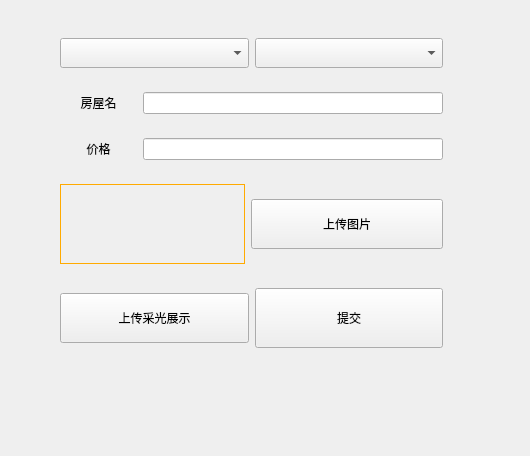
<?xml version="1.0" encoding="UTF-8"?>
<ui version="4.0">
 <class>addHouse</class>
 <widget class="QWidget" name="addHouse">
  <property name="geometry">
   <rect>
    <x>0</x>
    <y>0</y>
    <width>530</width>
    <height>456</height>
   </rect>
  </property>
  <property name="windowTitle">
   <string>上传房屋合同</string>
  </property>
  <widget class="QWidget" name="verticalLayoutWidget">
   <property name="geometry">
    <rect>
     <x>60</x>
     <y>20</y>
     <width>383</width>
     <height>351</height>
    </rect>
   </property>
   <layout class="QVBoxLayout" name="verticalLayout">
    <item>
     <layout class="QHBoxLayout" name="horizontalLayout_5">
      <item>
       <widget class="QComboBox" name="comboBox_2">
        <property name="minimumSize">
         <size>
          <width>0</width>
          <height>30</height>
         </size>
        </property>
        <property name="styleSheet">
         <string notr="true">font: 25 9pt &quot;Microsoft YaHei&quot;;</string>
        </property>
       </widget>
      </item>
      <item>
       <widget class="QComboBox" name="comboBox">
        <property name="minimumSize">
         <size>
          <width>0</width>
          <height>30</height>
         </size>
        </property>
        <property name="styleSheet">
         <string notr="true">font: 25 9pt &quot;Microsoft YaHei&quot;;</string>
        </property>
       </widget>
      </item>
     </layout>
    </item>
    <item>
     <layout class="QHBoxLayout" name="horizontalLayout_8">
      <item>
       <widget class="QLabel" name="label_3">
        <property name="styleSheet">
         <string notr="true">font: 25 9pt &quot;Microsoft YaHei&quot;;</string>
        </property>
        <property name="text">
         <string>房屋名</string>
        </property>
        <property name="alignment">
         <set>Qt::AlignCenter</set>
        </property>
       </widget>
      </item>
      <item>
       <widget class="QLineEdit" name="lineEdit_2">
        <property name="minimumSize">
         <size>
          <width>300</width>
          <height>0</height>
         </size>
        </property>
        <property name="maximumSize">
         <size>
          <width>300</width>
          <height>16777215</height>
         </size>
        </property>
       </widget>
      </item>
     </layout>
    </item>
    <item>
     <layout class="QHBoxLayout" name="horizontalLayout_7">
      <item>
       <widget class="QLabel" name="label_2">
        <property name="styleSheet">
         <string notr="true">font: 25 9pt &quot;Microsoft YaHei&quot;;</string>
        </property>
        <property name="text">
         <string>价格</string>
        </property>
        <property name="alignment">
         <set>Qt::AlignCenter</set>
        </property>
       </widget>
      </item>
      <item>
       <widget class="QLineEdit" name="lineEdit">
        <property name="minimumSize">
         <size>
          <width>300</width>
          <height>0</height>
         </size>
        </property>
        <property name="maximumSize">
         <size>
          <width>300</width>
          <height>16777215</height>
         </size>
        </property>
       </widget>
      </item>
     </layout>
    </item>
    <item>
     <layout class="QHBoxLayout" name="horizontalLayout_4">
      <item>
       <widget class="QLabel" name="label">
        <property name="minimumSize">
         <size>
          <width>185</width>
          <height>80</height>
         </size>
        </property>
        <property name="maximumSize">
         <size>
          <width>185</width>
          <height>16777215</height>
         </size>
        </property>
        <property name="styleSheet">
         <string notr="true">image: url(:/暂无上传记录.png);
border-width: 1px;border-style: solid;border-color: rgb(255, 170, 0);</string>
        </property>
        <property name="text">
         <string/>
        </property>
        <property name="alignment">
         <set>Qt::AlignCenter</set>
        </property>
       </widget>
      </item>
      <item>
       <widget class="QPushButton" name="pushButton_3">
        <property name="minimumSize">
         <size>
          <width>0</width>
          <height>50</height>
         </size>
        </property>
        <property name="styleSheet">
         <string notr="true">font: 25 9pt &quot;Microsoft YaHei&quot;;</string>
        </property>
        <property name="text">
         <string>上传图片</string>
        </property>
        <property name="icon">
         <iconset resource="icon/icons.qrc">
          <normaloff>:/图片加载成功.png</normaloff>:/图片加载成功.png</iconset>
        </property>
        <property name="iconSize">
         <size>
          <width>50</width>
          <height>50</height>
         </size>
        </property>
       </widget>
      </item>
     </layout>
    </item>
    <item>
     <layout class="QHBoxLayout" name="horizontalLayout_2">
      <item>
       <widget class="QPushButton" name="pushButton_2">
        <property name="minimumSize">
         <size>
          <width>0</width>
          <height>50</height>
         </size>
        </property>
        <property name="styleSheet">
         <string notr="true">font: 25 9pt &quot;Microsoft YaHei&quot;;</string>
        </property>
        <property name="text">
         <string>上传采光展示</string>
        </property>
        <property name="icon">
         <iconset resource="icon/icons.qrc">
          <normaloff>:/数据查看.png</normaloff>:/数据查看.png</iconset>
        </property>
        <property name="iconSize">
         <size>
          <width>50</width>
          <height>50</height>
         </size>
        </property>
       </widget>
      </item>
      <item>
       <widget class="QPushButton" name="pushButton_4">
        <property name="minimumSize">
         <size>
          <width>0</width>
          <height>60</height>
         </size>
        </property>
        <property name="styleSheet">
         <string notr="true">font: 25 14pt &quot;Microsoft YaHei&quot;;</string>
        </property>
        <property name="text">
         <string>提交</string>
        </property>
        <property name="icon">
         <iconset resource="icon/icons.qrc">
          <normaloff>:/上传数据.png</normaloff>:/上传数据.png</iconset>
        </property>
        <property name="iconSize">
         <size>
          <width>50</width>
          <height>50</height>
         </size>
        </property>
       </widget>
      </item>
     </layout>
    </item>
   </layout>
  </widget>
 </widget>
 <resources>
  <include location="icon/icons.qrc"/>
 </resources>
 <connections/>
</ui>
